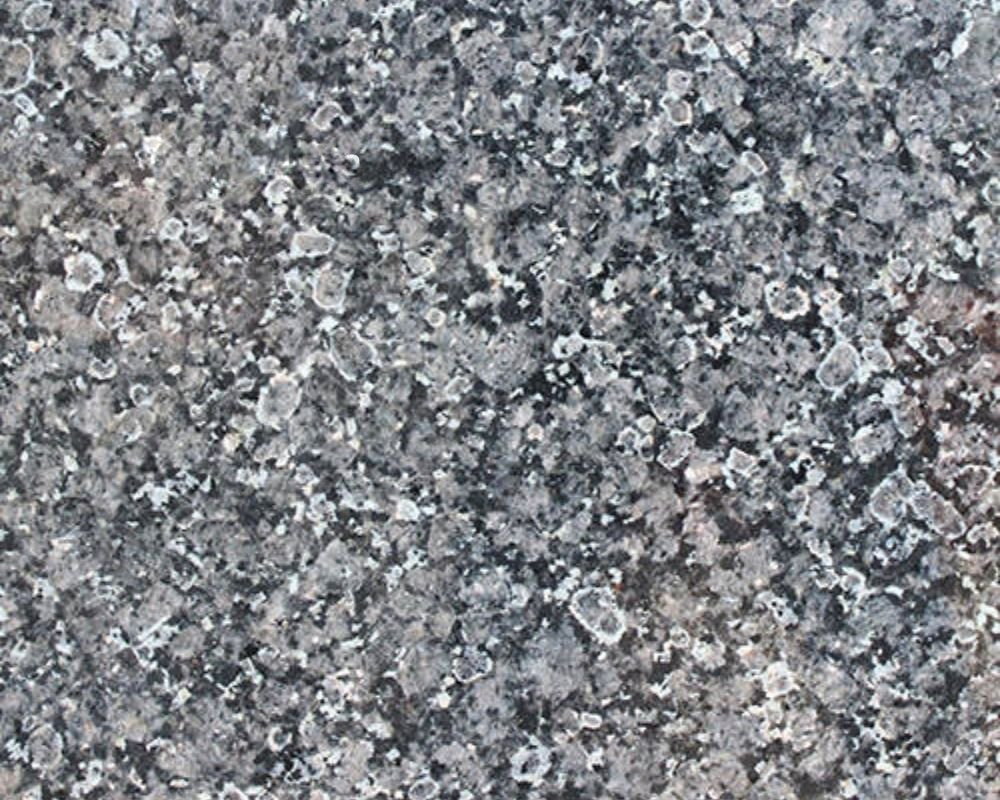
#> input picture assets/images/products/product-1783079633-6a47a2d18815c.jpg, 1000 x 800 px, given in place of suite_statuario_marble_1793114456292.jpg, which was not available
$ python update_washroom_suite_renders.py
#> lines starting #> are read from the running program, lines starting #| are printed output that depends on the picture
#!/usr/bin/env python3
import os
import json
from PIL import Image

base_dir = r'd:\projects\Web-Dev\chirag\ch01'
rooms_dir = os.path.join(base_dir, 'assets', 'images', 'rooms')
dir1 = os.path.join(base_dir, 'assets', 'images', 'room_renders', 'washroom suite floor')
dir2 = os.path.join(base_dir, 'assets', 'images', 'room_renders', 'washroom-suite-floor')
os.makedirs(dir1, exist_ok=True)
os.makedirs(dir2, exist_ok=True)

# 1. Update washroom-suite base room photo to native 16:9 wide-angle
base_src = r'C:\Users\Smart\.gemini\antigravity-ide\brain\91d257e6-ca06-4a83-9ff9-bb6980cccb84\suite_statuario_marble_1793114456292.jpg'
im_base = Image.open(base_src).resize((1376, 768), Image.Resampling.LANCZOS)
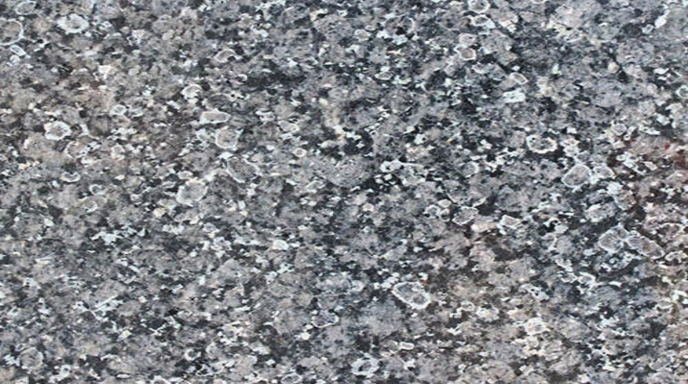
#> im_base: PIL image 1376x768 RGB (shown at 1/2 size); mean R, G, B 129, 131.7, 135.9
im_base.save(os.path.join(rooms_dir, 'washroom-suite.jpg'), 'JPEG', quality=95)
im_base.save(os.path.join(rooms_dir, 'washroom-suite.webp'), 'WEBP', quality=90)
print('Updated base washroom-suite.jpg and .webp to native 16:9 wide-angle.')

# 2. Save 3 verified renders for washroom-suite
suite_renders = [
    {
        'id': 'statuario-marble',
        'name': 'Statuario Marble',
        'category': 'Marble',
        'src': base_src,
        'slab': 'assets/images/products/product-1783085208-6a47b8986af97.png'
    },
    {
        'id': 'river-black',
        'name': 'River Black',
        'category': 'Granite',
        'src': r'C:\Users\Smart\.gemini\antigravity-ide\brain\91d257e6-ca06-4a83-9ff9-bb6980cccb84\suite_river_black_1793114404349.jpg',
        'slab': 'assets/images/products/product-1783138465-6a4888a145274.jpg'
    },
    {
        'id': 'black-pearl',
        'name': 'Black Pearl',
        'category': 'Granite',
        'src': r'C:\Users\Smart\.gemini\antigravity-ide\brain\91d257e6-ca06-4a83-9ff9-bb6980cccb84\suite_black_pearl_1793114492431.jpg',
        'slab': 'assets/images/products/product-1783138424-6a488878abc22.jpg'
    }
]

manifest_path = os.path.join(base_dir, 'assets', 'data', 'visualizer-manifest.json')
#> (the run stopped early here; a loop or call above may not have finished)

$ run again, on assets/images/products/product-1783079927-6a47a3f7bc726.jpg
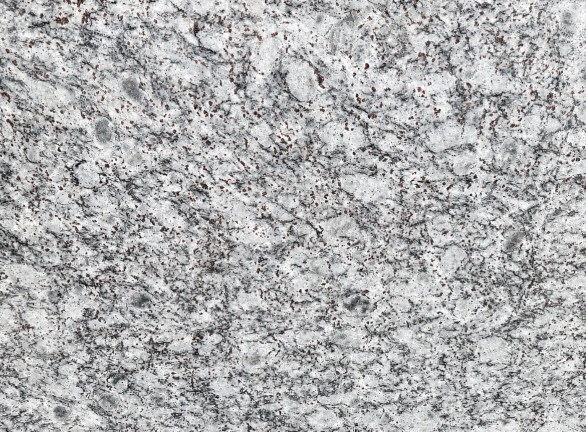
#> input picture assets/images/products/product-1783079927-6a47a3f7bc726.jpg, 1171 x 863 px, given in place of suite_statuario_marble_1793114456292.jpg, which was not available (shown at 1/2 size)
#> `im_base = Image.open(base_src).resize((1376, 768), Image.Resampling.LA..`:
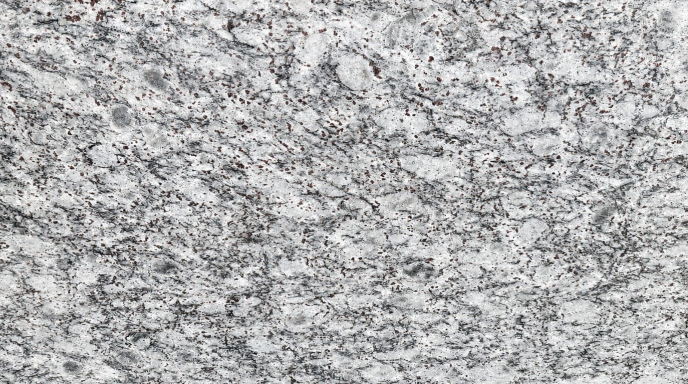
#> im_base: PIL image 1376x768 RGB (shown at 1/2 size); mean R, G, B 176.4, 176.4, 177.2
